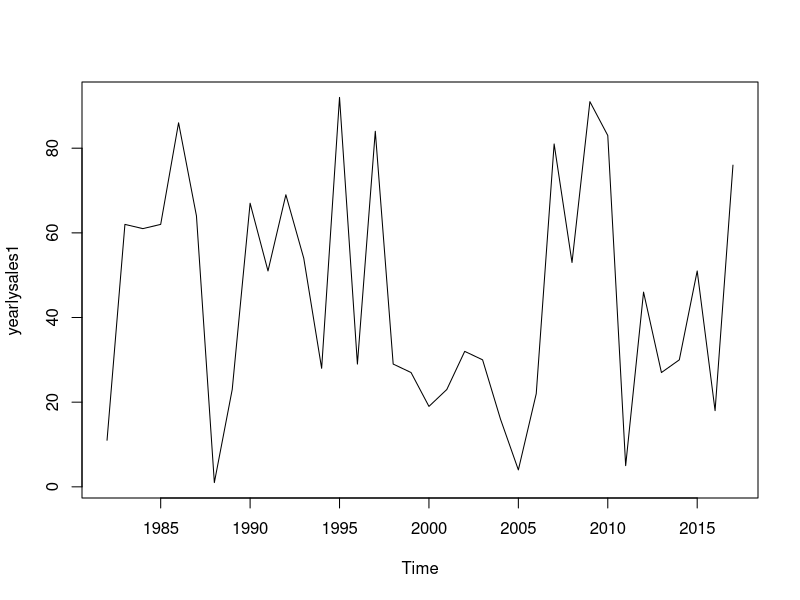
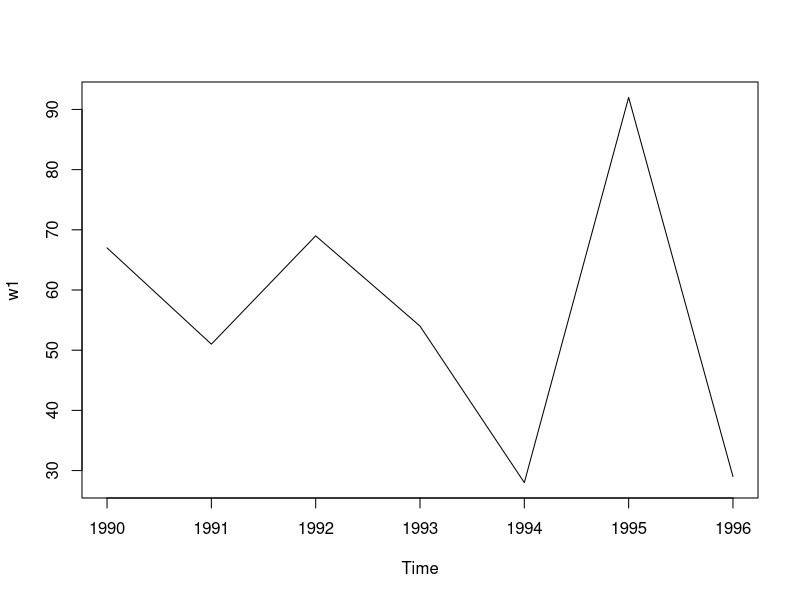
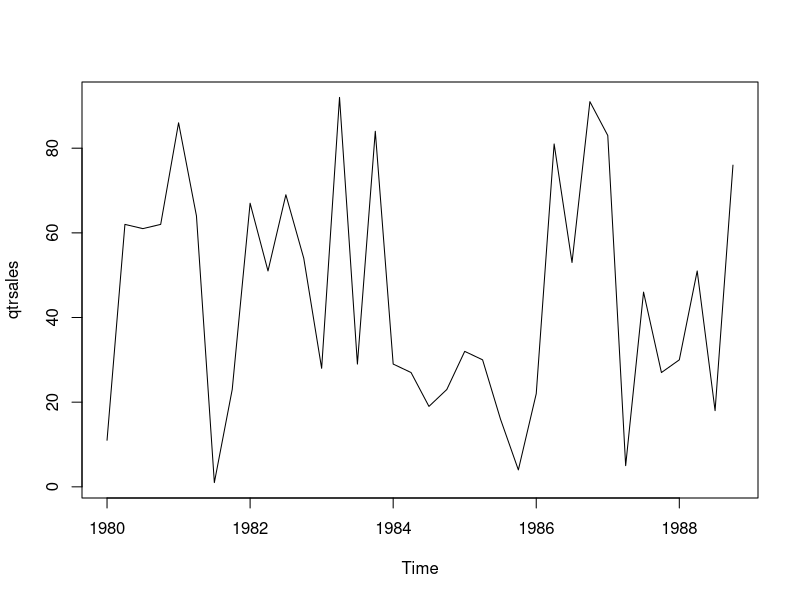

R code for these plots, in order:
# create a time series data

#first create a vector of numerical values
# 36 observations 
set.seed(1234)
(sales = round(runif(3*12)*100,0))
?runif
length(sales)

#This data can be daily, weekly, monthly, quartler, yearly data
#create yearly time series : start year 1980

#Yearly----
(yearlysales = ts(sales, start=c(1980), frequency=1))
(yearlysales1 = ts(sales, start=c(1980,3), frequency=1)) 
# 3rd yr from 1980

methods(class=ts)
plot(yearlysales1)
(w1=window(yearlysales1,start=1990,end=1996))
plot(w1)
#Quarterly -----
12/4  # freq=4
(qtrsales = ts(sales, start=c(1980), frequency=4))
plot(qtrsales)
#list data from Qtr3 1980 to  1985
window(qtrsales, start=c(1980, 3), end=c(1985, 2))


#Monthly -----
12/12  # freq=12 start month=Mar/ 1990
(monsales = ts(sales, start=c(1990,3), frequency=12))

#create data from Feb 2000 to Nov 2002
(monsales1 = ts(sales, start=c(2000,2), end=c(2002,11), frequency=12))
length(monsales1)

#see subset of sales data : May 2000 to Aug 2001
window(monsales1, start=c(2000, 5), end=c(2001, 8))